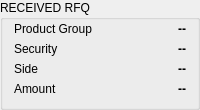
       <widget class="QGroupBox" name="groupBox">
        <property name="title">
         <string>RECEIVED RFQ</string>
        </property>
        <layout class="QVBoxLayout" name="verticalLayout_3">
         <property name="topMargin">
          <number>2</number>
         </property>
         <item>
          <widget class="QWidget" name="horizontalWidget" native="true">
           <property name="sizePolicy">
            <sizepolicy hsizetype="Preferred" vsizetype="Fixed">
             <horstretch>0</horstretch>
             <verstretch>0</verstretch>
            </sizepolicy>
           </property>
           <layout class="QHBoxLayout" name="horizontalLayout_13">
            <property name="spacing">
             <number>5</number>
            </property>
            <property name="leftMargin">
             <number>0</number>
            </property>
            <property name="topMargin">
             <number>0</number>
            </property>
            <property name="rightMargin">
             <number>0</number>
            </property>
            <property name="bottomMargin">
             <number>0</number>
            </property>
            <item>
             <widget class="QLabel" name="label_7">
              <property name="sizePolicy">
               <sizepolicy hsizetype="Preferred" vsizetype="Fixed">
                <horstretch>0</horstretch>
                <verstretch>0</verstretch>
               </sizepolicy>
              </property>
              <property name="minimumSize">
               <size>
                <width>90</width>
                <height>0</height>
               </size>
              </property>
              <property name="maximumSize">
               <size>
                <width>90</width>
                <height>16777215</height>
               </size>
              </property>
              <property name="text">
               <string>Product Group</string>
              </property>
              <property name="wordWrap">
               <bool>true</bool>
              </property>
             </widget>
            </item>
            <item>
             <widget class="QLabel" name="labelProductGroup">
              <property name="sizePolicy">
               <sizepolicy hsizetype="Preferred" vsizetype="Fixed">
                <horstretch>0</horstretch>
                <verstretch>0</verstretch>
               </sizepolicy>
              </property>
              <property name="minimumSize">
               <size>
                <width>0</width>
                <height>0</height>
               </size>
              </property>
              <property name="maximumSize">
               <size>
                <width>16777215</width>
                <height>16777215</height>
               </size>
              </property>
              <property name="sizeIncrement">
               <size>
                <width>0</width>
                <height>0</height>
               </size>
              </property>
              <property name="font">
               <font>
                <weight>75</weight>
                <bold>true</bold>
               </font>
              </property>
              <property name="frameShadow">
               <enum>QFrame::Raised</enum>
              </property>
              <property name="text">
               <string>--</string>
              </property>
              <property name="alignment">
               <set>Qt::AlignRight|Qt::AlignTrailing|Qt::AlignVCenter</set>
              </property>
              <property name="statusBox" stdset="0">
               <bool>false</bool>
              </property>
              <property name="informationLabel" stdset="0">
               <bool>false</bool>
              </property>
              <property name="whiteLabel" stdset="0">
               <bool>true</bool>
              </property>
             </widget>
            </item>
           </layout>
          </widget>
         </item>
         <item>
          <widget class="QWidget" name="verticalWidget1" native="true">
           <property name="sizePolicy">
            <sizepolicy hsizetype="Preferred" vsizetype="Fixed">
             <horstretch>0</horstretch>
             <verstretch>0</verstretch>
            </sizepolicy>
           </property>
           <layout class="QHBoxLayout" name="horizontalLayout_12">
            <property name="spacing">
             <number>5</number>
            </property>
            <property name="leftMargin">
             <number>0</number>
            </property>
            <property name="topMargin">
             <number>0</number>
            </property>
            <property name="rightMargin">
             <number>0</number>
            </property>
            <property name="bottomMargin">
             <number>0</number>
            </property>
            <item>
             <widget class="QLabel" name="label_8">
              <property name="minimumSize">
               <size>
                <width>90</width>
                <height>0</height>
               </size>
              </property>
              <property name="maximumSize">
               <size>
                <width>90</width>
                <height>16777215</height>
               </size>
              </property>
              <property name="text">
               <string>Security</string>
              </property>
              <property name="wordWrap">
               <bool>true</bool>
              </property>
             </widget>
            </item>
            <item>
             <widget class="QLabel" name="labelSecurity">
              <property name="sizePolicy">
               <sizepolicy hsizetype="Preferred" vsizetype="Fixed">
                <horstretch>0</horstretch>
                <verstretch>0</verstretch>
               </sizepolicy>
              </property>
              <property name="minimumSize">
               <size>
                <width>0</width>
                <height>0</height>
               </size>
              </property>
              <property name="maximumSize">
               <size>
                <width>16777215</width>
                <height>16777215</height>
               </size>
              </property>
              <property name="sizeIncrement">
               <size>
                <width>0</width>
                <height>0</height>
               </size>
              </property>
              <property name="font">
               <font>
                <weight>75</weight>
                <bold>true</bold>
               </font>
              </property>
              <property name="frameShadow">
               <enum>QFrame::Raised</enum>
              </property>
              <property name="text">
               <string>--</string>
              </property>
              <property name="alignment">
               <set>Qt::AlignRight|Qt::AlignTrailing|Qt::AlignVCenter</set>
              </property>
              <property name="whiteLabel" stdset="0">
               <bool>true</bool>
              </property>
              <property name="bold" stdset="0">
               <bool>true</bool>
              </property>
             </widget>
            </item>
           </layout>
          </widget>
         </item>
         <item>
          <widget class="QWidget" name="verticalWidget2" native="true">
           <property name="sizePolicy">
            <sizepolicy hsizetype="Preferred" vsizetype="Fixed">
             <horstretch>0</horstretch>
             <verstretch>0</verstretch>
            </sizepolicy>
           </property>
           <layout class="QHBoxLayout" name="horizontalLayout_7">
            <property name="spacing">
             <number>5</number>
            </property>
            <property name="leftMargin">
             <number>0</number>
            </property>
            <property name="topMargin">
             <number>0</number>
            </property>
            <property name="rightMargin">
             <number>0</number>
            </property>
            <property name="bottomMargin">
             <number>0</number>
            </property>
            <item>
             <widget class="QLabel" name="label_9">
              <property name="minimumSize">
               <size>
                <width>90</width>
                <height>0</height>
               </size>
              </property>
              <property name="maximumSize">
               <size>
                <width>90</width>
                <height>16777215</height>
               </size>
              </property>
              <property name="text">
               <string>Side</string>
              </property>
              <property name="wordWrap">
               <bool>true</bool>
              </property>
             </widget>
            </item>
            <item>
             <widget class="QLabel" name="labelReqSide">
              <property name="minimumSize">
               <size>
                <width>0</width>
                <height>0</height>
               </size>
              </property>
              <property name="maximumSize">
               <size>
                <width>16777215</width>
                <height>16777215</height>
               </size>
              </property>
              <property name="sizeIncrement">
               <size>
                <width>0</width>
                <height>0</height>
               </size>
              </property>
              <property name="font">
               <font>
                <weight>75</weight>
                <bold>true</bold>
               </font>
              </property>
              <property name="text">
               <string>--</string>
              </property>
              <property name="alignment">
               <set>Qt::AlignRight|Qt::AlignTrailing|Qt::AlignVCenter</set>
              </property>
              <property name="statusBox" stdset="0">
               <bool>false</bool>
              </property>
              <property name="informationLabel" stdset="0">
               <bool>false</bool>
              </property>
              <property name="whiteLabel" stdset="0">
               <bool>true</bool>
              </property>
             </widget>
            </item>
           </layout>
          </widget>
         </item>
         <item>
          <widget class="QWidget" name="verticalWidget2_2" native="true">
           <property name="sizePolicy">
            <sizepolicy hsizetype="Preferred" vsizetype="Fixed">
             <horstretch>0</horstretch>
             <verstretch>0</verstretch>
            </sizepolicy>
           </property>
           <layout class="QHBoxLayout" name="horizontalLayout_9">
            <property name="spacing">
             <number>5</number>
            </property>
            <property name="leftMargin">
             <number>0</number>
            </property>
            <property name="topMargin">
             <number>0</number>
            </property>
            <property name="rightMargin">
             <number>0</number>
            </property>
            <property name="bottomMargin">
             <number>0</number>
            </property>
            <item>
             <widget class="QLabel" name="label_10">
              <property name="minimumSize">
               <size>
                <width>90</width>
                <height>0</height>
               </size>
              </property>
              <property name="maximumSize">
               <size>
                <width>90</width>
                <height>16777215</height>
               </size>
              </property>
              <property name="text">
               <string>Amount</string>
              </property>
              <property name="wordWrap">
               <bool>true</bool>
              </property>
             </widget>
            </item>
            <item>
             <widget class="QLabel" name="labelAmount">
              <property name="minimumSize">
               <size>
                <width>0</width>
                <height>0</height>
               </size>
              </property>
              <property name="maximumSize">
               <size>
                <width>16777215</width>
                <height>16777215</height>
               </size>
              </property>
              <property name="sizeIncrement">
               <size>
                <width>0</width>
                <height>0</height>
               </size>
              </property>
              <property name="font">
               <font>
                <weight>75</weight>
                <bold>true</bold>
               </font>
              </property>
              <property name="text">
               <string>--</string>
              </property>
              <property name="alignment">
               <set>Qt::AlignRight|Qt::AlignTrailing|Qt::AlignVCenter</set>
              </property>
              <property name="statusBox" stdset="0">
               <bool>false</bool>
              </property>
              <property name="informationLabel" stdset="0">
               <bool>false</bool>
              </property>
              <property name="whiteLabel" stdset="0">
               <bool>true</bool>
              </property>
             </widget>
            </item>
           </layout>
          </widget>
         </item>
        </layout>
       </widget>
